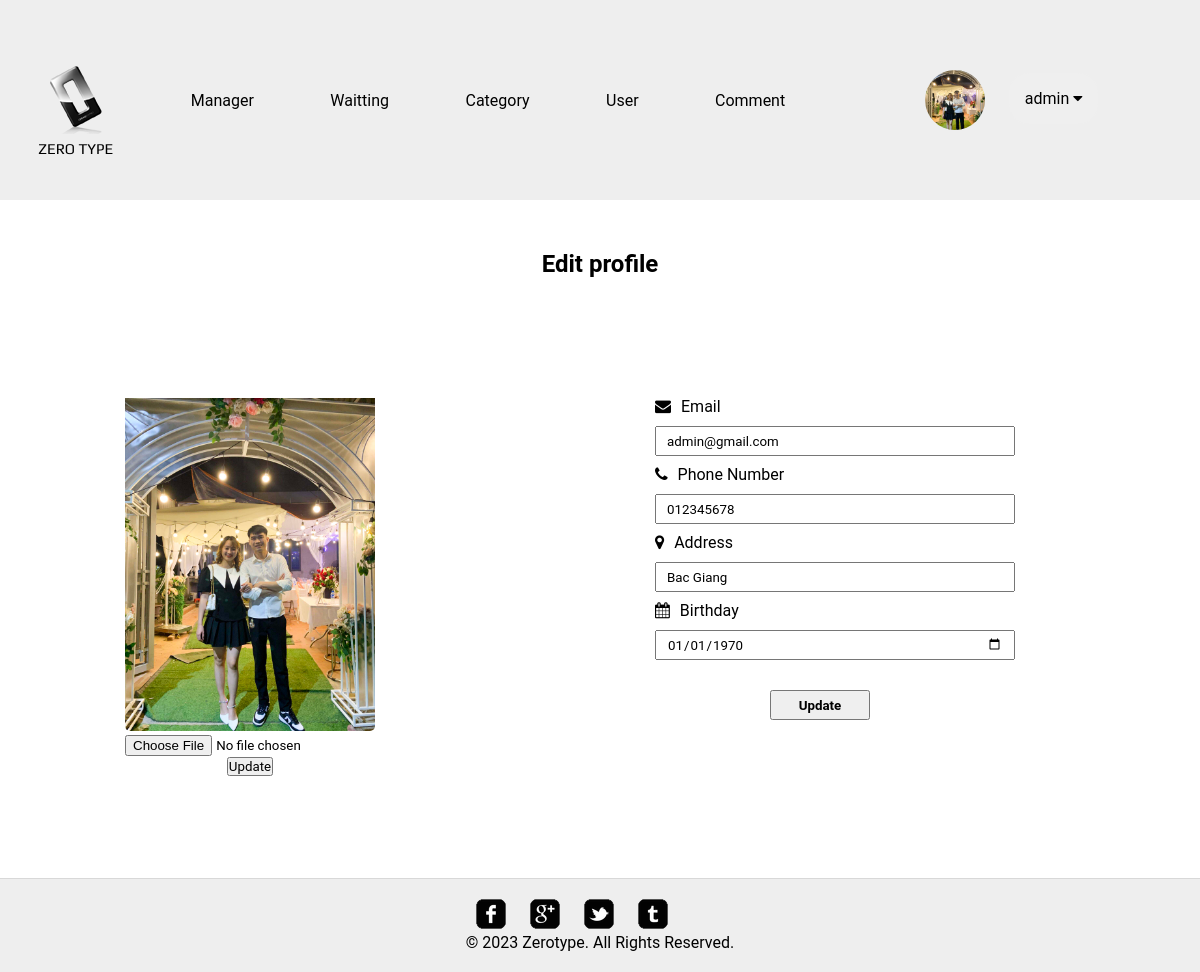
The page /profileadmin.php (signed in) on the database its author committed.
### tables this page shows
CREATE TABLE `user` (
  `user_id` bigint NOT NULL AUTO_INCREMENT,
  `username` varchar(255) DEFAULT NULL,
  `password` varchar(255) DEFAULT NULL,
  `email` varchar(255) DEFAULT NULL,
  `phoneNumber` varchar(10) DEFAULT NULL,
  `image` varchar(255) DEFAULT NULL,
  `address` varchar(255) DEFAULT NULL,
  `birthday` datetime DEFAULT NULL,
  `role` int DEFAULT NULL,
  `bio` longtext,
  `job` varchar(45) DEFAULT NULL,
  PRIMARY KEY (`user_id`)
);

### Control.php (called while the page is built, shortened)
<?php
	include('DBConnection.php');
Class Data{
		public function getAvatar($userid){
			global $conn;
			$sql = "select image from user where user_id = ".$userid;
			$list = mysqli_fetch_array(mysqli_query($conn,$sql));
			$image = $list['image'];
			return $image;
		}
		public function listProfile($id){
			global $conn;
			$sql = "select * from user where user_id = ".$id;
			$list = mysqli_fetch_array(mysqli_query($conn,$sql));
			return $list;
		}
	}
 ?>

### profileadmin.php (the view, shortened to what this page needs)
<?php
include('Control.php');
$get_Data = new Data();
?>
<!DOCTYPE HTML>
<html>
<head>
    <link rel="stylesheet" href="css/style.css" type="text/css">
	<link rel="stylesheet" href="css/text.css" type="text/css">
    <link rel="stylesheet" href="css/styleImg.css" type="text/css">
    <link rel="stylesheet" href="https://cdnjs.cloudflare.com/ajax/libs/font-awesome/4.7.0/css/font-awesome.min.css">
</head>
<body>
    <?php
    include('header_admin.php');
    ?>
    <div id="contents">
        <h2 style="text-align: center; margin-top:50px;">Edit profile</h2>
        <div style="width: 950px;height: 600px;">
            <div style="width: 250px;height: 600px;  float:left; text-align:center;">
                <img id="myImg" src="Image/<?php echo $get_Data->getAvatar($_SESSION['userId']) ?>" style="width: 250px; padding-top:120px; object-fit: cover;" />
                <form action="uploadImgAdmin.php?id=<?php echo $_SESSION['userId'] ?>" method="POST" enctype="multipart/form-data">
                    <input type="file" name="files" />
                    <input type="submit" name="sub" value="Update">
                </form>
            </div>
            <?php
            if (isset($_SESSION['userId'])) {
                $list = $get_Data->listProfile($_SESSION['userId']);
            }
            ?>
            <div style="width: 700px;height: 600px;  margin-left:250px;">
                <form action="updateprofileadmin.php?id=<?php echo $_SESSION['userId'] ?>" method="POST">
                    <div style="width: 360px;height: 600px; margin-left:250px;  padding-left:30px;">
                        <i style="margin-top:120px;" class="fa fa-envelope" aria-hidden="true"></i><span style="padding-left:10px;">Email</span><br>
                        <input type="text" style="margin-top:10px;width: 360px;height:30px;padding: 10px;" placeholder="Email" value="<?php echo $list['email'] ?>" name="email" />
                        <br>
                        <i style="margin-top:10px;" class="fa fa-phone" aria-hidden="true"></i></i><span style="padding-left:10px;">Phone Number</span><br>
                        <input type="text" style="margin-top:10px;width: 360px;height:30px;padding: 10px;" placeholder="Phone Number" value="<?php echo $list['phoneNumber'] ?>" name="phone" />
                        <br>
                        <i style="margin-top:10px;" class="fa fa-map-marker" aria-hidden="true"></i></i><span style="padding-left:10px;">Address</span><br>
                        <input type="text" style="margin-top:10px;width: 360px;height:30px;padding: 10px;"placeholder="Address" value="<?php echo $list['address'] ?>" name="address" />
                        <br>
                        <i style="margin-top:10px;" class="fa fa-calendar" aria-hidden="true"></i></i><span style="padding-left:10px;" >Birthday</span><br>
                        <input type="date" style="margin-top:10px;width: 360px;height:30px;padding: 10px;" value="<?php echo date("Y-m-d", strtotime($list['birthday'])) ?>" name="birthday" />
                        <br>
                        <input type="submit" value="Update" name="update" style="width: 100px;height: 30px;display: flex;justify-content: center; margin-top: 30px;font-weight: 700;" />
                    </div>
                </form>
            </div>
        </div>
    </div>
    <?php
    include('footer.php');
    ?>
</body>
</html>

### header_admin.php (shortened to what this page needs)
<!DOCTYPE html>
<html lang="en">
<head>
    <link rel="stylesheet" href="./css/header_admin.css">
</head>
<body>
<div id="header">
    <div id="header-box">
        <div class="logo">
            <a href="admin.php">Zero Type</a>
        </div>
        <div class="manager">
            <a href="admin.php">Manager</a>
        </div>
        <div class="qeue">
            <a href="queue.php">Waitting</a>
        </div>
        <div class="qeue">
            <a href="category.php">Category</a>
        </div>
        <div class="qeue">
            <a href="index_user.php">User</a>
        </div>
        <div class="qeue">
            <a href="index_cmt.php">Comment</a>
        </div>
        <div id="MenuCustom">
            <ul>
                <?php
                if (isset($_SESSION['username'])) {
                    $path = $get_Data->getAvatar($_SESSION['userId']);
                    echo '
                                <li>
                                    <img src="Image/' . $path . '" alt="Avatar" class="avatar" style="object-fit: cover;" >
                                    <div class="dropdown">
                                    <button onclick="myFunction()" class="dropbtn">' . $_SESSION['username'] . ' <i class="fa fa-caret-down"></i></button>
                                        <div id="myDropdown" class="dropdown-content">
                                            <a href="profileadmin.php">Thông tin cá nhân</a>
                                            <a href="logout.php">Đăng xuất</a>
                                        </div>
                                    </div>
                                </li>
                            ';
                }
                ?>
            </ul>
        </div>
    </div>
</div>
</body>
</html>

### css/text.css (style rules this page uses)
* { font-family: Roboto, Oxygen, Ubuntu, Cantarell, "Open Sans", "Helvetica Neue", sans-serif, Arial; }

### css/styleImg.css (style rules this page uses)
#myImg { border-radius: 5px; cursor: pointer; transition: 0.3s; }

### css/header_admin.css (style rules this page uses)
* { padding: 0; margin: 0 auto; text-decoration: none; list-style: none; box-sizing: border-box; }
#header { width: 100%; background: #eee; }
#header-box { display: flex; justify-content: space-between; align-items: center; height: 200px; width: 1200px; }
#header-box a { color:black; }
#header-box .logo a { background: url(../images/logo.png) no-repeat center top; color: #000; display: block; font: 15px/30px 'Play'; height: 20px; width: 76px; padding-top: 68px; text-decoration: none; text-transform: uppercase; }
#MenuCustom { height: 200px; width: 300px; display: flex; justify-content: center; align-items: center; }
#MenuCustom .avatar { vertical-align: middle; width: 60px; height: 60px; border-radius: 50%; }
.dropbtn { color: #000; padding: 16px; font-size: 16px; border: none; cursor: pointer; margin-left: 20px; border-radius: 20px; }
.dropdown { position: relative; display: inline-block; }

### rows shown on the page
user: image (picture), email "admin@gmail.com", phone "012345678", address "Bac Giang", birthday "01/01/1970"

### other values the page prints
$_SESSION['username'] "admin"
